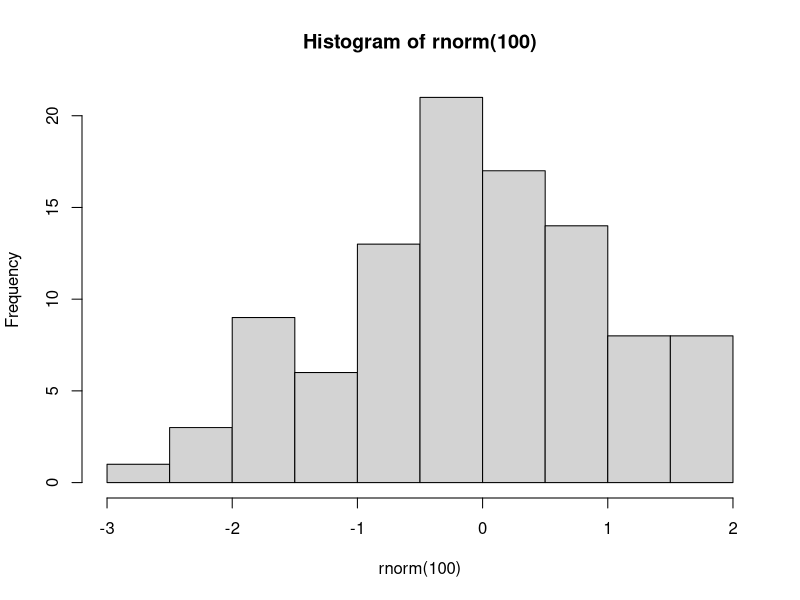

This chart was generated by the following R code:
## ---- chunk 1
knitr::opts_chunk$set(
  collapse = TRUE,
  comment = "#>",
  fig.path = "README-"
)
## ---- chunk 2
hist(rnorm(100))
